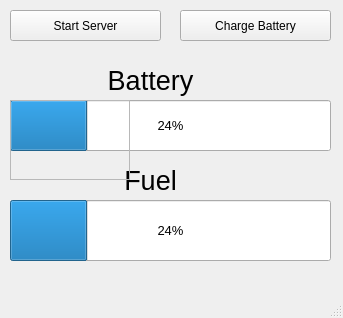
<?xml version="1.0" encoding="UTF-8"?>
<ui version="4.0">
 <class>MainWindow</class>
 <widget class="QMainWindow" name="MainWindow">
  <property name="geometry">
   <rect>
    <x>0</x>
    <y>0</y>
    <width>343</width>
    <height>318</height>
   </rect>
  </property>
  <property name="windowTitle">
   <string>MainWindow</string>
  </property>
  <widget class="QWidget" name="centralwidget">
   <widget class="QProgressBar" name="FuelLevel">
    <property name="geometry">
     <rect>
      <x>10</x>
      <y>200</y>
      <width>321</width>
      <height>61</height>
     </rect>
    </property>
    <property name="font">
     <font>
      <family>Arial</family>
      <pointsize>10</pointsize>
     </font>
    </property>
    <property name="layoutDirection">
     <enum>Qt::LeftToRight</enum>
    </property>
    <property name="autoFillBackground">
     <bool>true</bool>
    </property>
    <property name="value">
     <number>24</number>
    </property>
   </widget>
   <widget class="QProgressBar" name="BatteryLevel">
    <property name="geometry">
     <rect>
      <x>10</x>
      <y>100</y>
      <width>321</width>
      <height>51</height>
     </rect>
    </property>
    <property name="font">
     <font>
      <family>Arial</family>
      <pointsize>10</pointsize>
     </font>
    </property>
    <property name="value">
     <number>24</number>
    </property>
   </widget>
   <widget class="QLabel" name="label">
    <property name="geometry">
     <rect>
      <x>10</x>
      <y>60</y>
      <width>281</width>
      <height>41</height>
     </rect>
    </property>
    <property name="font">
     <font>
      <family>Arial</family>
      <pointsize>20</pointsize>
     </font>
    </property>
    <property name="layoutDirection">
     <enum>Qt::LeftToRight</enum>
    </property>
    <property name="text">
     <string>Battery</string>
    </property>
    <property name="alignment">
     <set>Qt::AlignCenter</set>
    </property>
   </widget>
   <widget class="QLabel" name="label_2">
    <property name="geometry">
     <rect>
      <x>10</x>
      <y>160</y>
      <width>281</width>
      <height>41</height>
     </rect>
    </property>
    <property name="font">
     <font>
      <family>Arial</family>
      <pointsize>20</pointsize>
     </font>
    </property>
    <property name="layoutDirection">
     <enum>Qt::LeftToRight</enum>
    </property>
    <property name="text">
     <string>Fuel</string>
    </property>
    <property name="alignment">
     <set>Qt::AlignCenter</set>
    </property>
   </widget>
   <widget class="QFrame" name="frame">
    <property name="geometry">
     <rect>
      <x>10</x>
      <y>100</y>
      <width>120</width>
      <height>80</height>
     </rect>
    </property>
    <property name="frameShape">
     <enum>QFrame::StyledPanel</enum>
    </property>
    <property name="frameShadow">
     <enum>QFrame::Raised</enum>
    </property>
   </widget>
   <widget class="QPushButton" name="pushButton">
    <property name="geometry">
     <rect>
      <x>10</x>
      <y>10</y>
      <width>151</width>
      <height>31</height>
     </rect>
    </property>
    <property name="text">
     <string>Start Server</string>
    </property>
   </widget>
   <widget class="QPushButton" name="pushButton_2">
    <property name="geometry">
     <rect>
      <x>180</x>
      <y>10</y>
      <width>151</width>
      <height>31</height>
     </rect>
    </property>
    <property name="text">
     <string>Charge Battery</string>
    </property>
   </widget>
  </widget>
  <widget class="QMenuBar" name="menubar">
   <property name="geometry">
    <rect>
     <x>0</x>
     <y>0</y>
     <width>343</width>
     <height>21</height>
    </rect>
   </property>
  </widget>
  <widget class="QStatusBar" name="statusbar"/>
 </widget>
 <resources/>
 <connections/>
</ui>
